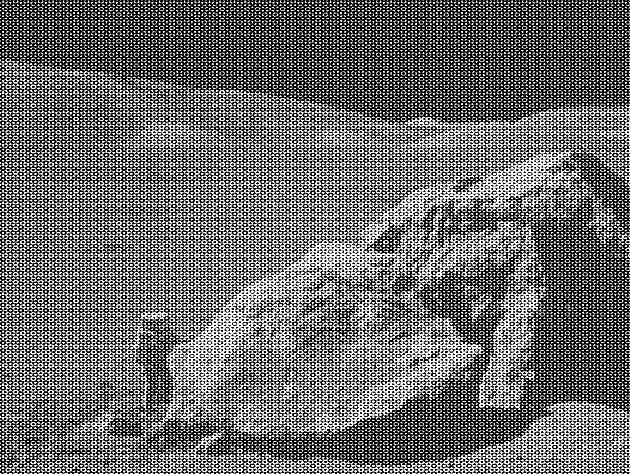
#> input picture moonlanding.png, 630 x 474 px
$ jupyter execute --allow-errors 09ex_Algorithms.ipynb   (shell and % lines are left out)
#> lines starting #> are read from the running program, lines starting #| are printed output that depends on the picture
[cell 1]
# GOD BLESS https://scipy-lectures.org

1\. **Maximum wind speed prediction at the Sprogø station**

The exercise goal is to predict the maximum wind speed occurring every 50 years even if no measure exists for such a period. The available data are only measured over 21 years at the Sprogø meteorological station located in Denmark.

The annual maxima are supposed to fit a normal probability density function. However such function is not going to be estimated because it gives a probability from a wind speed maxima. Finding the maximum wind speed occurring every 50 years requires the opposite approach, the result needs to be found from a defined probability. That is the quantile function role and the exercise goal will be to find it. In the current model, it is supposed that the maximum wind speed occurring every 50 years is defined as the upper 2% quantile.

By definition, the quantile function is the inverse of the cumulative distribution function. The latter describes the probability distribution of an annual maxima. In the exercise, the cumulative probability $p_i$ for a given year i is defined as $p_i = i/(N+1)$ with $N = 21$, the number of measured years. Thus it will be possible to calculate the cumulative probability of every measured wind speed maxima. From those experimental points, the scipy.interpolate module will be very useful for fitting the quantile function. Finally the 50 years maxima is going to be evaluated from the cumulative probability of the 2% quantile.

Practically, load the dataset:

```python
import numpy as np
max_speeds = np.load('max-speeds.npy')
years_nb = max_speeds.shape[0]
```

Compute then the cumulative probability $p_i$ (`cprob`) and sort the maximum speeds from the data. Use then the  UnivariateSpline from scipy.interpolate to define a quantile function and thus estimate the probabilities.

In the current model, the maximum wind speed occurring every 50 years is defined as the upper 2% quantile. As a result, the cumulative probability value will be:

```python
fifty_prob = 1. - 0.02
```

So the storm wind speed occurring every 50 years can be guessed as:

``` python
fifty_wind = quantile_func(fifty_prob)
```

[cell 2]
# importing block of all used libraries
import numpy as np
from numpy import random as npr
import pandas as pd
from scipy import linalg as la
from scipy import optimize as sOp
from scipy import stats
from scipy import interpolate as sIn
from matplotlib import pyplot as plt
from matplotlib.ticker import AutoMinorLocator, MultipleLocator, FuncFormatter
from matplotlib import colors as mpc

#> (a cell that did not finish here is left out)

2\. **Curve fitting of temperature in Alaska**

The temperature extremes in Alaska for each month, starting in January, are given by (in degrees Celcius):

max:  17,  19,  21,  28,  33,  38, 37,  37,  31,  23,  19,  18

min: -62, -59, -56, -46, -32, -18, -9, -13, -25, -46, -52, -58

* Plot these temperature extremes.
* Define a function that can describe min and max temperatures.
* Fit this function to the data with scipy.optimize.curve_fit().
* Plot the result. Is the fit reasonable? If not, why?
* Is the time offset for min and max temperatures the same within the fit accuracy?

[cell 4]
# EXAM EXERCISE

# point 1
# converting input data into usable arrays; defining the dtype (datatype) prevents the need to specify the float cast to make calculations
month_max = np.array([17, 19, 21, 28, 33, 38, 37, 37, 31, 23, 19, 18], dtype=float)
month_min = np.array([-62, -59, -56, -46, -32, -18, -9, -13, -25, -46, -52, -58], dtype=float)
# month number are usually from 1 to 12 so [1;12] is obtained by the range [1;13)
month = np.arange(1,13)
# setting names with an empty 0th month for following graph
month_name = ["", "January", "February", "March", "April", "May", "June", "July", "August", "September", "October", "November", "December"]
# graph
fig, ax= plt.subplots(nrows=1, ncols=1, figsize=(16,10))
# plotting basically with scatter, marker and colors for points, red for max, blue for min
ax.scatter( x= month, y=month_max, marker='o', c='#FE4C04', edgecolor='#A20606', label='max temperature')
ax.scatter( x= month, y=month_min, marker='o', c='#1B57F6', edgecolor='#0F1A8A', label='min temperature')
# setting labels and titles
ax.set_title('Max and Min temperature by month')
ax.set_xlabel('Month')
ax.set_ylabel("Temperature ($° C$)")
# putting manually legend in a convenient corner
ax.legend(loc=(0.05, 0.9))
# setting locators
ax.xaxis.set_major_locator(MultipleLocator(1))
ax.xaxis.set_minor_locator(AutoMinorLocator(1))
ax.yaxis.set_major_locator(MultipleLocator(10.000))
ax.yaxis.set_minor_locator(AutoMinorLocator(5))
ax.tick_params(which='major', width=1.0)
ax.tick_params(which='major', length=10)
ax.tick_params(which='minor', width=1.0, labelsize=10)
ax.tick_params(which='minor', length=5, labelsize=10, labelcolor='0.25')
# manually setting ticks to be only [0;12]
ax.set_xticks(np.arange(0,13))
# changing labels of ticks from numbers to month names
ax.set_xticklabels(month_name)

# point 2
# defining a function with needed varibales, easy to intepreter
# the temperature is supposed to be a periodic oscillation of amplitude A, Period T, month offset phase and temperature offset B
def sin_t( x, A, T, phase, B) :
    return ( A*np.sin( 2.*np.pi*(x + phase)/T ) + B )

# point 3
# using curve_fit to fit data using the defined function
# curve_fit takes (function, x, y, starting parameter list)
# as starting values for parameters, the diff between max and min is given for the amplitude, 12 moths as period, 6 month as x offset and the minimum for the y offset
# it returns the fitted parameters and covariance matrix
par_M, cov_M = sOp.curve_fit(sin_t, month, month_max, p0=[(month_max.max() - month_max.min()), 12., 6., month_max.min() ])
par_m, cov_m = sOp.curve_fit(sin_t, month, month_min, p0=[(month_min.max() - month_min.min()), 12., 6., month_min.min() ])
# printing results
print(par_M, '\n', par_m )
print(cov_M, '\n', cov_m )
# period is a little under 11 moths, not as good as result

# point 4, plot
# plotting all: using linspace to have N point in [1;12] included (the x values), using the fitted function to draw, with labels and fitting color
ax.plot(np.linspace(1., 12., 1000), sin_t(np.linspace(1., 12., 1000), par_M[0], par_M[1], par_M[2], par_M[3]), label='interpolated max',alpha=0.85, color='orange', linewidth=0.8)
ax.plot(np.linspace(1., 12., 1000), sin_t(np.linspace(1., 12., 1000), par_m[0], par_m[1], par_m[2], par_m[3]), label='interpolated main',alpha=0.85, color='cyan', linewidth=0.8)
ax.legend(loc=(0.05, 0.85))

# point 5
# defining time offset from the corresponding parameters
time_offset_max, time_offset_min = par_M[2], par_m[2]
# defining the errors of those from the cov matrix
offset_err_max, offset_err_min = np.sqrt(cov_M[2][2]), np.sqrt(cov_m[2][2])
# printing output using f""
print(f'Time offset are compatible for {np.abs(time_offset_max-time_offset_min)/(offset_err_min*offset_err_max)} sigma')
#t = stats.ttest_ind(npr.normal(time_offset_max, offset_err_max), npr.normal(time_offset_min, offset_err_min))
#print(f'Are time offset compatible? {t}')
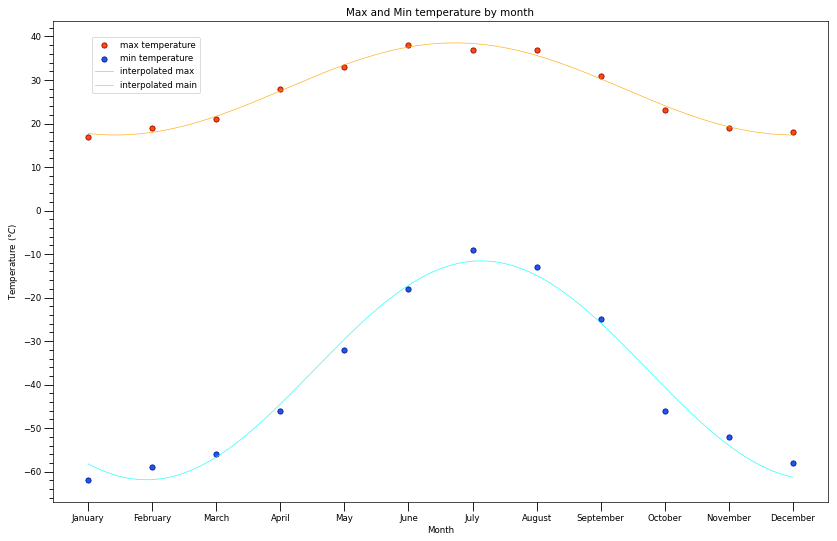
#> figure drawn by matplotlib, 1 panel; curve peaks at x = 6.73, y = 38.53; curve peaks at x = 7.13, y = -11.56

3\. **2D minimization of a six-hump camelback function**

$$
f(x,y) = \left(4-2.1x^2+\frac{x^4}{3} \right) x^2 +xy + (4y^2 -4)y^2
$$

has multiple global and local minima. Find the global minima of this function.

Hints:

* Variables can be restricted to $-2 < x < 2$ and $-1 < y < 1$.
* Use numpy.meshgrid() and pylab.imshow() to find visually the regions.
* Use scipy.optimize.minimize(), optionally trying out several of its methods.

How many global minima are there, and what is the function value at those points? What happens for an initial guess of $(x, y) = (0, 0)$ ?

[cell 5]
# EXAM EXERCISE

# defining f for future uses
# f is the six-hump camelback function defined for a 2d variable x = ( x, y ), as defined by the text
def f(x):
    return (4. - 2.1 * np.power( x[0], 2 ) + np.power( x[0], 4 ) / 3. ) * np.power( x[0], 2 ) + x[0] * x[1] + (4.* np.power( x[1], 2 ) - 4. ) * np.power( x[1], 2 )

# deciding a number of partitions for the 2d space
dis = 1000

# defining points for axes x and y using linspace, so that x is made of dis points in [-2,2] and y of dis points in [-1,1]
x, y = np.linspace( -2., 2., dis ), np.linspace( -1., 1., dis)
# using meshgrid to combine two arrays into a tuple of two matrix: each one rapresent the corrisponding coordinate of the plane along a differnte axis
# each element in the matrix rapresent one of the coordinate of the grid made from the arrays
# each matrix is constant along a different axis, giving a set value while the other changes
# the names could have been xy and yx to maybe make it more clear
(xx, yy) = np.meshgrid( x, y )
# evaluating the function over the grid ( and then converting it into a np matrix, as is a list of tuples from the shape of the grid)
data = np.array(f( (xx, yy)))
# creating the figure for the plot with pyplot
fig, ax= plt.subplots(nrows=1, ncols=1, figsize=(16,10))
# using imshow to rapresent the grid: imshow uses as input the np matrix of results and extent is used to set the scale of the axes
# extent argument must be passe as a list of ordered minima and maxima of each axis
ax.imshow( data , cmap = 'Spectral_r' , extent=[x.min(), x.max(), y.min(), y.max()])
# the colorbar has to be assigned separtly if the imshow is called by axes
# here the colorbar is created using a ScalarMappable, and functions in matplotlib colors (mpc)
fig.colorbar(plt.cm.ScalarMappable( norm = mpc.Normalize(vmin=data.min(), vmax=data.max(), clip=False), cmap='Spectral_r'), ax=ax, shrink=0.67)
# a list of local minima is defined from the results displayed in the figure
# sOp (scipy optimization) calls minimize with argument the function, a first guess of the minimum and bounds for the search
minima = [
    sOp.minimize( f, (-1.75, -0.85), bounds= ((-2.,-1.5), (-1.,-0.5))) ,
    sOp.minimize( f, (0.0, -0.75), bounds= ((-0.5,0.5), (-1.,-0.25))) ,
    sOp.minimize( f, (0.0, 0.75), bounds= ((-0.5,0.5), (0.25,1.))) ,
    sOp.minimize( f, (1.75, 0.85), bounds= ((1.5,2.), (0.5,1.))) ]
# the objiect returned by minimize is a class with various parameters and so the print of all them should be readable
print(minima)
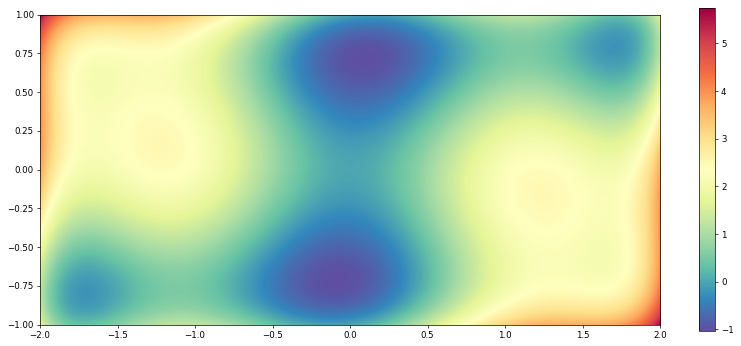
#> figure drawn by matplotlib, 2 panels

4\. **FFT of a simple dataset**

Performe a periodicity analysis on the lynxs-hares population

5\. **FFT of an image**

* Examine the provided image `moonlanding.png`, which is heavily contaminated with periodic noise. In this exercise, we aim to clean up the noise using the Fast Fourier Transform.
* Load the image using pylab.imread().
* Find and use the 2-D FFT function in scipy.fftpack, and plot the spectrum (Fourier transform of) the image. Do you have any trouble visualising the spectrum? If so, why?
* The spectrum consists of high and low frequency components. The noise is contained in the high-frequency part of the spectrum, so set some of those components to zero (use array slicing).
* Apply the inverse Fourier transform to see the resulting image.

[cell 6]
# EXAM EXERCISE

# importing library for discrete fourier transform
from scipy import fftpack as dft
# importing data using pyplot imread to read a png as values (grayscale)
data = plt.imread('moonlanding.png')
#> data is the input picture: shape (474, 630) float32; min 0, max 1, mean 0.424

# applying fourier trasform 2d using fft2
c_transf = dft.fft2( data )
# converting complex value frequencies to real values with abs from numpy
transf = np.abs(c_transf)

# [10 lines of commented-out code are left out]
fig, axs= plt.subplots(nrows=2, ncols=2, figsize=(16,10))
# first figure
ax = axs[0][0]
# using imshow to display the image (a 2d grid of values), using Logaritmic normalization to visualize hight intensity frequencies
# making the colormap with mpc
ax.imshow( transf , cmap = 'Spectral_r' , norm = mpc.LogNorm(vmin=transf.min(), vmax=transf.max(), clip=False ))
# adding colorbar to the side to the figure, shrinking it to 90% so it is the same dim of the image
fig.colorbar(plt.cm.ScalarMappable( norm = mpc.LogNorm(vmin=transf.min(), vmax=transf.max(), clip=False ), cmap='Spectral_r'), ax=ax, shrink=0.9)
ax.set_title('Original Spectrum')

# third figure
ax = axs[1][0]
# displaying the original image with a Normal scaling with copper scale
ax.imshow( data , cmap = 'copper' , norm = mpc.NoNorm(vmin=data.min(), vmax=data.max(), clip=False ))
fig.colorbar(plt.cm.ScalarMappable( norm = mpc.NoNorm(vmin=data.min(), vmax=data.max(), clip=False ), cmap='copper'), ax=ax, shrink=0.9)
ax.set_title('Original Image')

# hopefully creating a copy of the original
clear_transf = c_transf
# setting lower and upper bound for frequency cut
lower = 0.075
upper = 0.925
# creating a list matrix for the upper/lower limits in both dimension to operate the cleaning
# it is done converting to int the fraction of the lenght of each dimension (N*0.9 is otherwise a float not usable as index)
limit = [ [int(c_transf.shape[0] * lower) , int(c_transf.shape[0] * upper)] , [int(c_transf.shape[1] * lower) , int(c_transf.shape[1] * upper)] , [int((c_transf.shape[0] + c_transf.shape[1]) * lower) , int((c_transf.shape[0] + c_transf.shape[1]) * upper)] ]
#> limit = [[35, 438], [47, 582], [82, 1021]]

# various possible cleaning options

# print(limit, clear_transf.shape)

# imposing the value 0.01, a low value for other frequencies, to the middle cross frequencies
clear_transf[ limit[0][0] : limit[0][1] , : ] = 0.01
clear_transf[ : , limit[1][0] : limit[1][1] ] = 0.01

# [23 lines of commented-out code are left out]
ax = axs[0][1]
## using imshow to display the image (a 2d grid of values), using Logaritmic normalization to visualize hight intensity frequencies
# making the colormap with mpc
ax.imshow( np.abs(clear_transf) , cmap = 'Spectral_r' , norm = mpc.LogNorm(vmin=transf.min(), vmax=transf.max(), clip=False ))
# adding colorbar to the side to the figure, shrinking it to 90% so it is the same dim of the image
fig.colorbar(plt.cm.ScalarMappable( norm = mpc.LogNorm(vmin=transf.min(), vmax=transf.max(), clip=False ), cmap='Spectral_r'), ax=ax, shrink=0.9)
ax.set_title('Cleared Spectrum')


# forth figure
ax = axs[1][1]
# reverse transformation done using ifft2 as "inverse 2d fast fourier transform"
i_transf = dft.ifft2( clear_transf )
# returning absolute value and getting real number from the complex transform
clean = np.abs(i_transf)
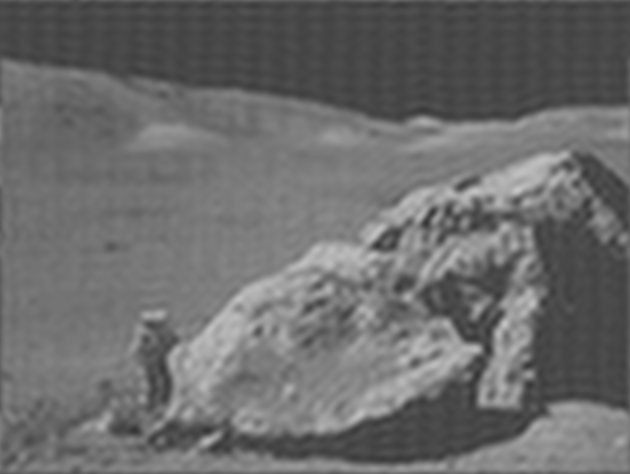
#> clean: shape (474, 630) float32; min 0.205, max 0.785, mean 0.424
# displaying as before
ax.imshow( clean , cmap = 'copper' , norm = mpc.NoNorm(vmin=clean.min(), vmax=clean.max(), clip=False ))
fig.colorbar(plt.cm.ScalarMappable( norm = mpc.NoNorm(vmin=clean.min(), vmax=clean.max(), clip=False ), cmap='copper'), ax=ax, shrink=0.9)
ax.set_title('Cleared Image')
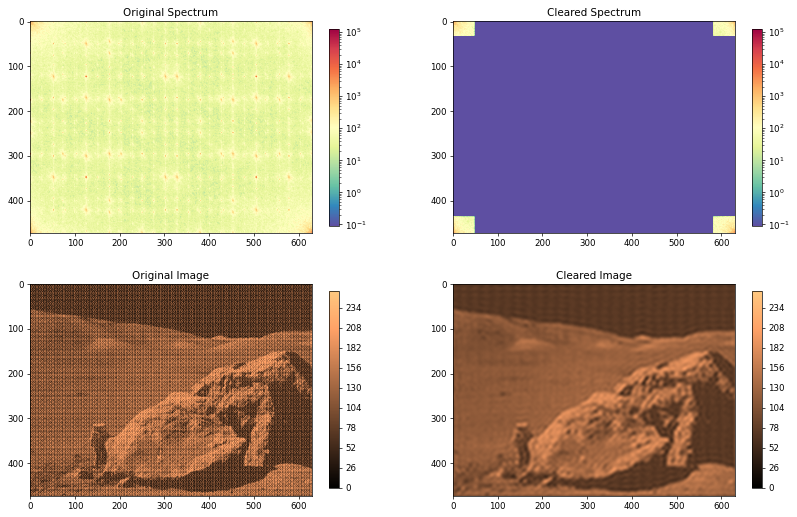
#> figure drawn by matplotlib, 8 panels
